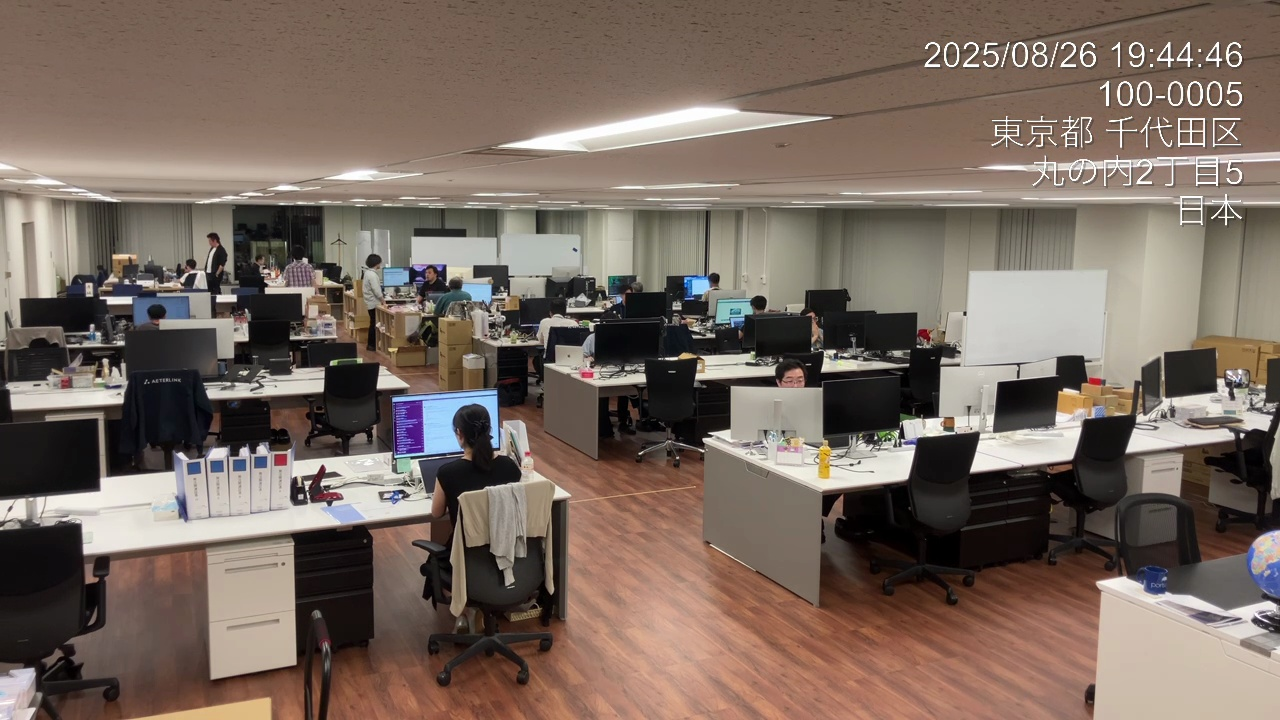
#> input picture data/annotation_images/frame_000044_0h00m44s.jpg, 1280 x 720 px
$ python -i preprocessing.py   (imports and definitions only)
#> lines starting #> are read from the running program, lines starting #| are printed output that depends on the picture; after the words box and inside, x2 and y2 are one past the last pixel; in counts of white or black regions, pixels touching at a corner belong together
"""前処理パイプラインモジュール

OCR精度向上のための画像前処理をパラメタ化して提供。
"""

import logging

import cv2
import numpy as np

logger = logging.getLogger(__name__)


# [68 lines left out: functions apply_invert, apply_clahe, apply_resize, not called in this run]


def apply_threshold(
    image: np.ndarray,
    method: str = "otsu",
    block_size: int = 11,
    C: int = 2,
    enabled: bool = True,
    auto_switch: bool = False,
) -> np.ndarray:
    """二値化を適用

    Args:
        image: 入力画像（グレースケール）
        method: 二値化方法 ("otsu" または "adaptive")
        block_size: adaptive threshold用のブロックサイズ（奇数）
        C: adaptive threshold用の定数
        enabled: 二値化を有効化するか
        auto_switch: 低コントラスト時に自動的にadaptive thresholdに切替

    Returns:
        二値化後の画像
    """
    if not enabled:
        return image

    # 自動切替: コントラストが低い場合はadaptive threshold
    if auto_switch and method == "otsu":
        std_dev = np.std(image)
        if std_dev < 30.0:  # 低コントラスト判定
            method = "adaptive"
            logger.debug(f"低コントラスト検出 (std={std_dev:.1f})。Adaptive thresholdに切替")

    if method == "otsu":
        _, binary = cv2.threshold(image, 0, 255, cv2.THRESH_BINARY + cv2.THRESH_OTSU)
        return binary
    if method == "adaptive":
        if block_size % 2 == 0:
            block_size += 1  # 奇数に調整
        binary = cv2.adaptiveThreshold(image, 255, cv2.ADAPTIVE_THRESH_GAUSSIAN_C, cv2.THRESH_BINARY, block_size, C)
        return binary
    logger.warning(f"未知の二値化方法: {method}。Otsuを使用します。")
    _, binary = cv2.threshold(image, 0, 255, cv2.THRESH_BINARY + cv2.THRESH_OTSU)
    return binary


# [214 lines left out: functions apply_blur, apply_unsharp_mask, apply_morphology, apply_deskew, apply_pipeline, not called in this run]

>>> import cv2
>>> picture = cv2.imread('../../data/annotation_images/frame_000044_0h00m44s.jpg', cv2.IMREAD_GRAYSCALE)
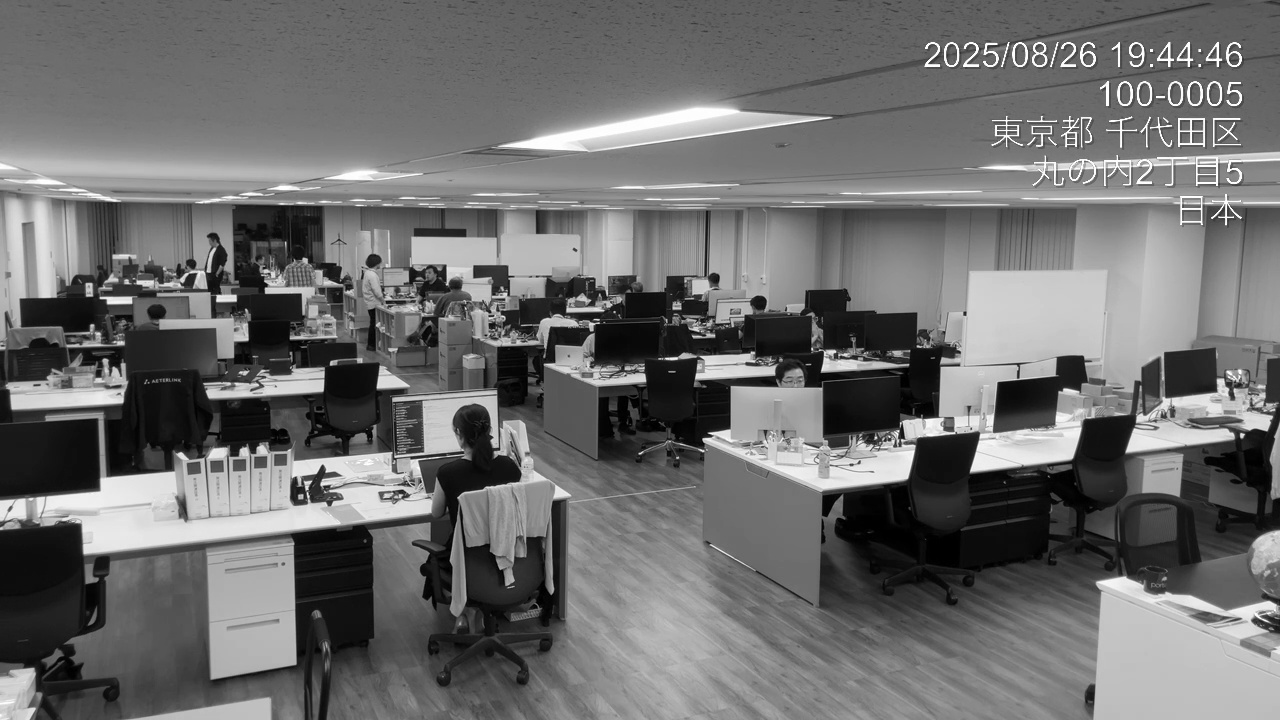
#> picture: shape (720, 1280); min 0, max 255, mean 109.7
>>> result = apply_threshold(picture)
#> in apply_threshold, `_, binary = cv2.threshold(image, 0, 255, cv2.THRESH_BINARY + cv2.THRES..`:
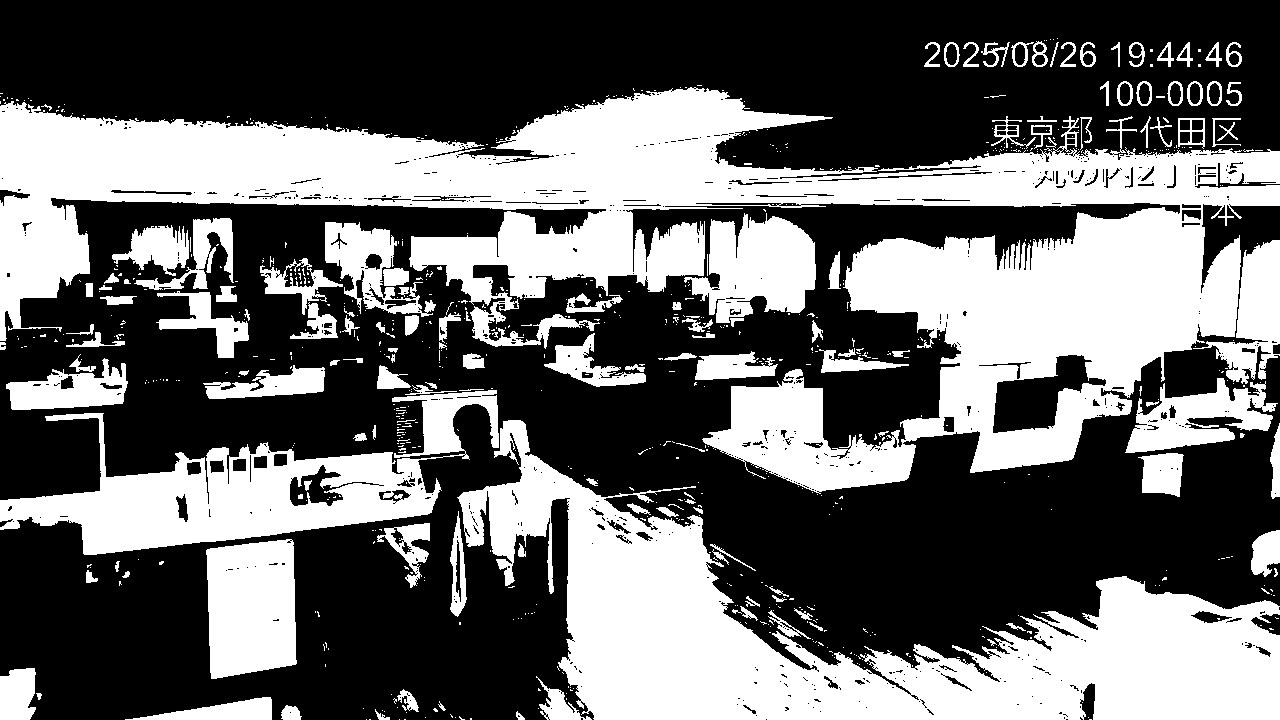
#> binary: shape (720, 1280); 40.6% white; 786 white regions (646 under 20 px), largest, box (x1, y1, x2, y2) and area: (0, 87, 1280, 494) 179562, (457, 420, 1280, 720) 87568, (0, 390, 499, 555) 29318

$ run again, on data/annotation_images/frame_000095_0h01m35s.jpg
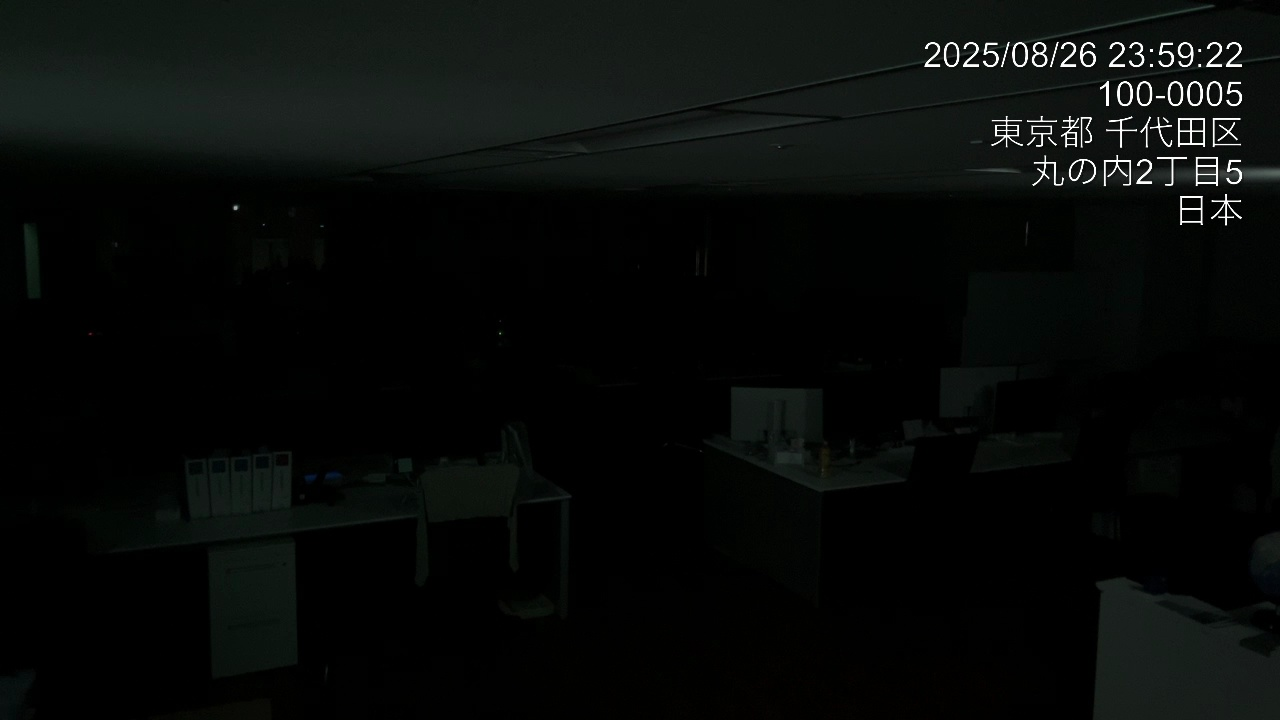
#> input picture data/annotation_images/frame_000095_0h01m35s.jpg, 1280 x 720 px
#> in apply_threshold, `_, binary = cv2.threshold(image, 0, 255, cv2.THRESH_BINARY + cv2.THRES..`:
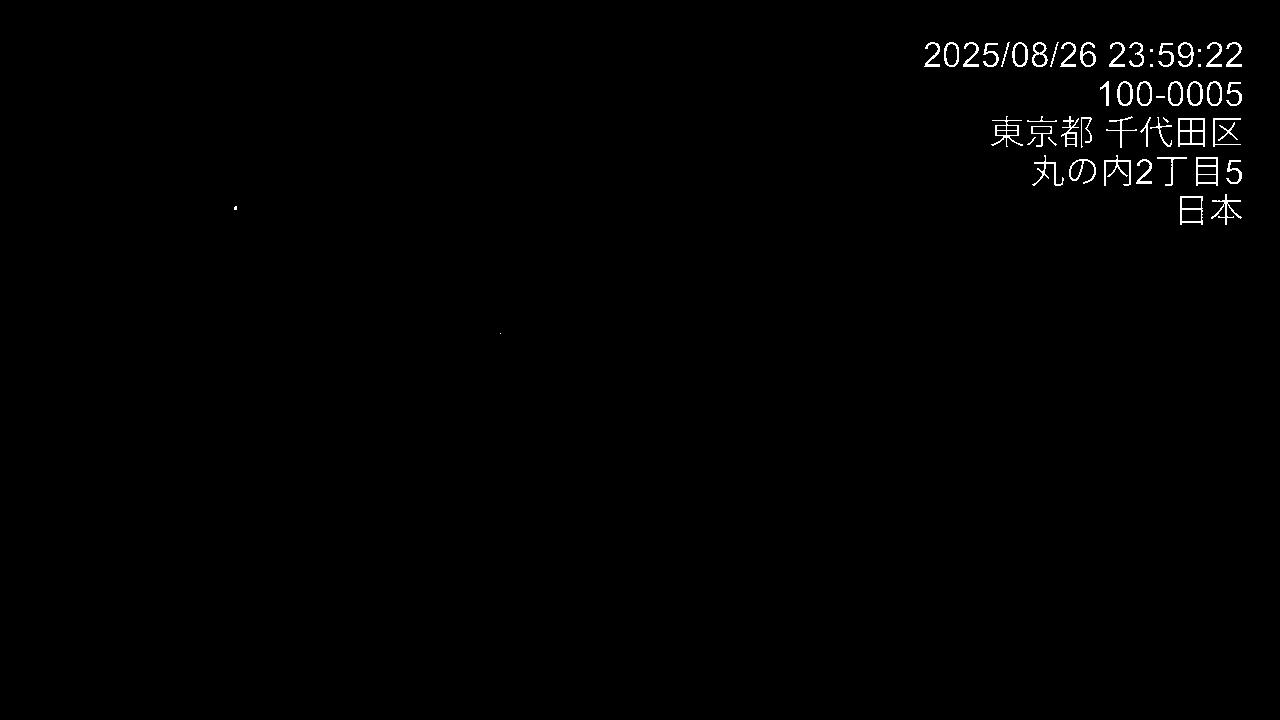
#> binary: shape (720, 1280); 0.68% white in thin lines or dots, all inside (x1, y1, x2, y2) = (234, 42, 1242, 334)
